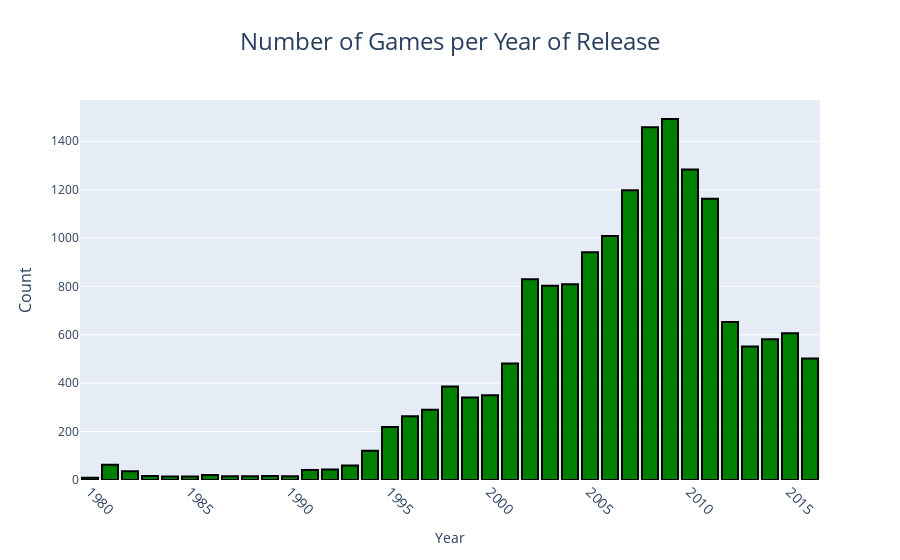

Source (notebook cell):
### Markdown cell above
### **Look at how many games were released in different years. Is the data for every period significant?**

### Code cell
# Count games per year and plot a bar chart to visualize the data.
year_count = games['year_of_release'].value_counts().reset_index()
print(year_count)
fig = px.bar(year_count, x='year_of_release', y='count', title='Number of Games per Year of Release')
fig.update_traces(marker_color='green', marker_line_color='black', marker_line_width=2)
fig.update_xaxes(title_text='Year', tickangle=45, tickfont=dict(size=14))
fig.update_yaxes(title_text='Count', title_font=dict(size=16))
fig.update_layout(
    title_font=dict(size=24),
    title_x=0.5,
    barmode='group',
    bargap=0.2
)
fig.show()

### Figure 1 — Plotly figure (JSON) as saved in the notebook; plotly's stock layout.template omitted (floating-point values rounded to 4 significant figures)
{"data": [{"alignmentgroup": "True", "hovertemplate": "year_of_release=%{x}<br>count=%{y}<extra></extra>", "legendgroup": "", "marker": {"color": "green", "line": {"color": "black", "width": 2}, "pattern": {"shape": ""}}, "name": "", "offsetgroup": "", "orientation": "v", "showlegend": false, "textposition": "auto", "type": "bar", "x": [2009, 2008, 2010, 2007, 2011, 2006, 2005, 2002, 2004, 2003, 2012, 2015, 2014, 2013, 2016, 2001, 1998, 2000, 1999, 1997, 1996, 1995, 1994, 1981, 1993, 1992, 1991, 1982, 1986, 1989, 1983, 1990, 1987, 1988, 1985, 1984, 1980], "xaxis": "x", "y": [1492, 1458, 1283, 1198, 1162, 1008, 941, 830, 809, 803, 653, 606, 582, 552, 502, 482, 386, 350, 341, 290, 263, 219, 121, 63, 60, 43, 41, 36, 21, 17, 17, 16, 16, 15, 14, 14, 9], "yaxis": "y"}], "layout": {"bargap": 0.2, "barmode": "group", "legend": {"tracegroupgap": 0}, "title": {"font": {"size": 24}, "text": "Number of Games per Year of Release", "x": 0.5}, "xaxis": {"anchor": "y", "domain": [0, 1], "tickangle": 45, "tickfont": {"size": 14}, "title": {"text": "Year"}}, "yaxis": {"anchor": "x", "domain": [0, 1], "title": {"font": {"size": 16}, "text": "Count"}}}}
